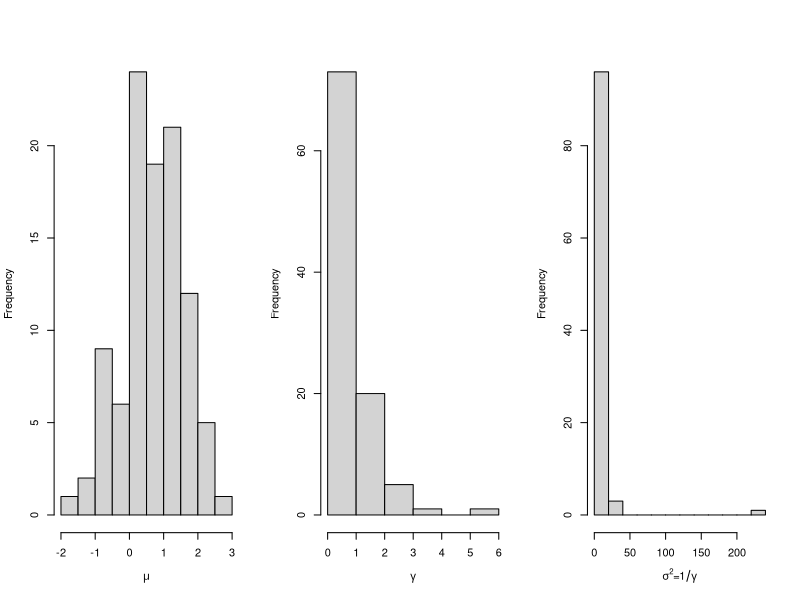
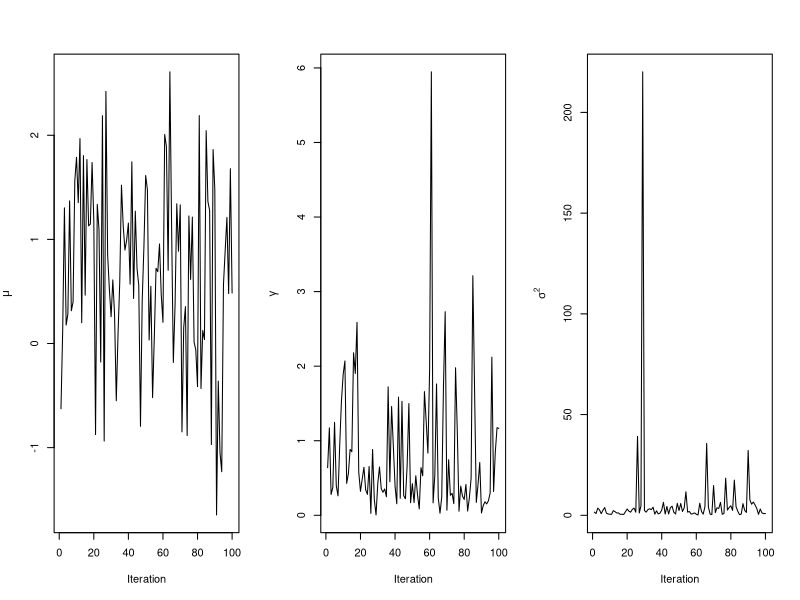

Here is the R script that generated these plots, in order:
## ---- chunk 1
# set up priors
m <- 0
v <- 1
a <- 1
b <- 1

# set up data
y <- 2

# choose starting values by randomly sampling from our priors
# (this is just one possible way to choose starting values)
# (it's also useful to try out a few different starting values)
set.seed(1)
mu <- rnorm(1, mean = m, sd = sqrt(v))
gam <- rgamma(1, shape = a, rate = b)

# set up empty vectors to store samples
mus <- c()
gams <- c()

# store starting values in vectors of samples
mus[1] <- mu
gams[1] <- gam
## ---- chunk 2
# choose number of iterations
# (we'll start with 100, but in practice you'd choose something much bigger)
N <- 100

# run through Gibbs Sampling for a total of N iterations
for(i in 2:N){
  # update mu
  m1 <- y*gam + m/v
  m2 <- gam + 1/v
  mu <- rnorm(n = 1, mean = (m1)/(m2), sd = sqrt(1/m2))
  
  # update gamma
  g1 <- 0.5 + a
  g2 <- 0.5*(y-mu)^2 + b
  gam <- rgamma(n = 1, shape = g1, rate = g2)
  
  # store new samples
  mus[i] <- mu
  gams[i] <- gam
}
## ---- chunk 3
par(mfrow=c(1,3))
hist(mus, xlab = expression(mu), main = '')
hist(gams, xlab = expression(gamma), main = '')
hist(1/gams, xlab = expression(paste(sigma^2,'=',1/gamma)), main = '')
## ---- chunk 4
# posterior mean
mean(mus)

# posterior median
median(mus)
## ---- chunk 5
# 90% credible interval
quantile(mus, probs = c(0.05, 0.95))

# P(mu > 2 | y)
mean(mus > 2)
## ---- chunk 6
iterations <- 1:N

par(mfrow=c(1,3))
plot(mus ~ iterations, xlab = 'Iteration', ylab = expression(mu), type = 'l')
plot(gams ~ iterations, xlab = 'Iteration', ylab = expression(gamma), type = 'l')
plot(1/gams ~ iterations, xlab = 'Iteration', ylab = expression(sigma^2), type = 'l')
